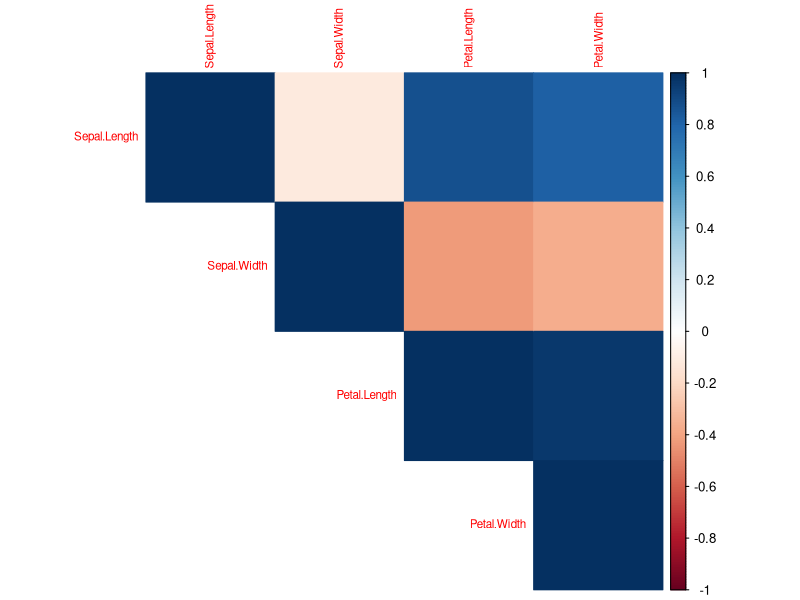

This chart was generated by the following R code:
#Load necessary libraries
library(corrplot)
# Load the iris dataset
data(iris)
# Calculate the correlation matrix and create a correlation plot
cor_matrix <- cor(iris[, 1:4])
corrplot(cor_matrix, method = "color", type = "upper", tl.cex = 0.7)
# Perform ANCOVA with Sepal.Length as the dependent variable, petal.Length as the covariate, and Species as the categorical variable
result <- lm(Sepal.Length ~ Petal.Length * Species, data = iris)
# Display ANCOVA summary
summary(result)